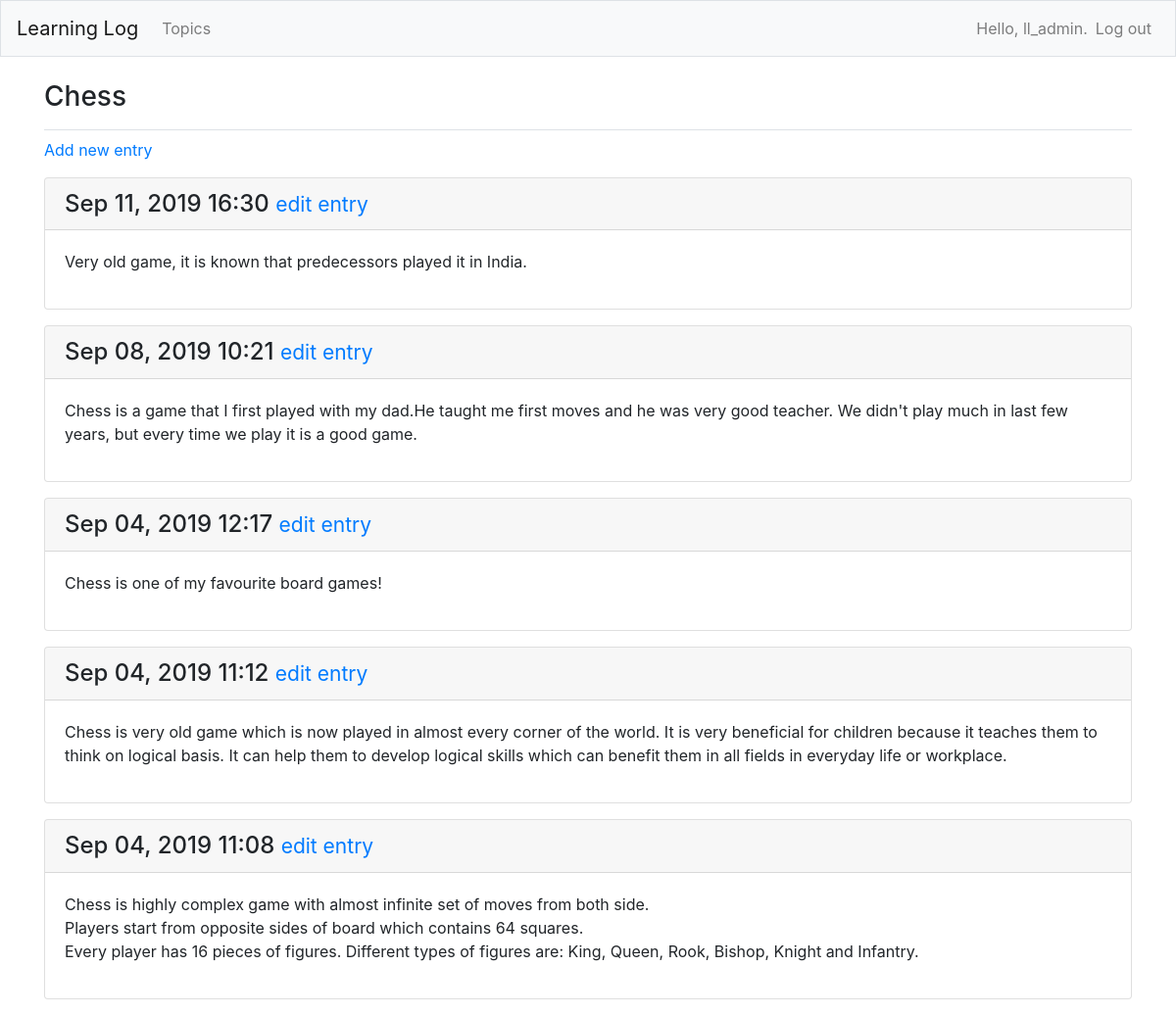
The page /topics/1/ (signed in) on the database its author committed.
### learning_logs/models.py (models this page shows, shortened)
class Topic(models.Model):
    text = models.CharField(max_length=200)
    date_added = models.DateTimeField(auto_now_add=True)
    owner = models.ForeignKey(User, on_delete=models.CASCADE)
    def __str__(self):
        return self.text

class Entry(models.Model):
    topic = models.ForeignKey(Topic, on_delete=models.CASCADE)
    text = models.TextField()
    date_added = models.DateTimeField(auto_now_add=True)
    class Meta:
        verbose_name_plural = 'entries'

### learning_logs/views.py (the view)
# urls.py: path('topics/<int:topic_id>/', views.topic, name='topic'),
@login_required
def topic(request, topic_id):
    topic = Topic.objects.get(id=topic_id)
    if topic.owner != request.user:
        raise Http404
    entries = topic.entry_set.order_by('-date_added')
    context = {'topic' : topic, 'entries' : entries}
    return render(request, 'learning_logs/topic.html', context)

### learning_logs/templates/learning_logs/topic.html
{% extends 'learning_logs/base.html' %}
{% block page_header %}
  <h3>{{ topic }}</3>
{% endblock page_header %}
{% block content %}
  <p>
    <a href="{% url 'learning_logs:new_entry' topic.id %}">Add new entry</a>
  </p>
  {% for entry in entries %}
    <div class="card mb-3">
      <h4 class="card-header">
        {{ entry.date_added|date:'M d, Y H:i'}}
        <small><a href="{% url 'learning_logs:edit_entry' entry.id %}">
            edit entry</a></small>
      </h4>
      <div class="card-body"
        {{ entry.text|linebreaks }}
      </div>
    </div>
  {% empty %}
    <p>There are no entries to this topic yet.</p>
  {% endfor %}
{% endblock content %}

### learning_logs/templates/learning_logs/base.html (shortened to what this page needs)
{% load bootstrap4 %}
<!doctype html>
<html lang="en">
<head>
  {% bootstrap_css %}
</head>
<body>
  <nav class="navbar navbar-expand-md navbar-light bg-light mb-4 border">
    <a class="navbar-brand" href="{% url 'learning_logs:index'%}">
        Learning Log</a>
    <div class="collapse navbar-collapse" id="navbarCollapse">
      <ul class="navbar-nav mr-auto">
        <li class="nav-item">
          <a class="nav-link" href="{% url 'learning_logs:topics'%}">
              Topics</a></li>
      </ul>
      <ul class="navbar-nav ml-auto">
        {% if user.is_authenticated %}
          <li class="nav-item">
            <span class="navbar-text"}">Hello, {{ user.username }}.</span>
          </li>
          <li class="nav-item">
            <a class="nav-link" href="{% url 'users:logout' %}">Log out</a>
          </li>
        {% else %}
          <li class="nav-item">
            <a class="nav-link" href="{% url 'users:register' %}">Register</a>
          </li>
          <li class="nav-item">
           <a class="nav-link" href="{% url 'users:login' %}">Log in</a></li>
        {% endif %}
      </ul>
    </div>
  </nav>
  <main role="main" class="container">
    <div class="pb-2 mb-2 border-bottom">
      {% block page_header %}{% endblock page_header %}
    </div>
    <div>
      {% block content %}{% endblock content %}
    </div>
  </main>
</body>
</html>

### rows shown on the page
Topic: text "Chess"
Entry: date_added "Sep 11, 2019 16:30", text "Very old game, it is known that predecessors played it in India."
Entry: date_added "Sep 08, 2019 10:21", text "Chess is a game that I first played with my dad.He taught me first moves and he was very good teacher. We didn't play much in last few years, but every time we play it is a good game."
Entry: date_added "Sep 04, 2019 12:17", text "Chess is one of my favourite board games!"
Entry: date_added "Sep 04, 2019 11:12", text "Chess is very old game which is now played in almost every corner of the world. It is very beneficial for children because it teaches them to think on logical basis. It can help them to develop logical skills which can benefit them in all fields in everyday life or workplace."
Entry: date_added "Sep 04, 2019 11:08", text "Chess is highly complex game with almost infinite set of moves from both side. Players start from opposite sides of board which contains 64 squares. Every player has 16 pieces of figures. Different types of figures are: King, Queen, Rook, Bishop, Knight and Infantry."

### other values the page prints
{{ user.username }} "ll_admin"
